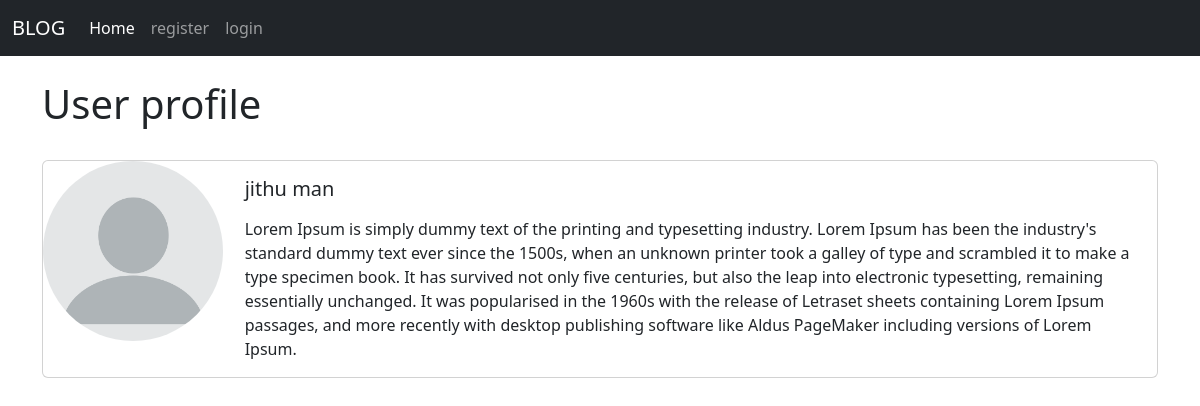
Screenshot of /members/5/profile/ with the database file from the repository.
### blogapp/models.py (models this page shows, shortened)
class Profile(models.Model):
    user = models.OneToOneField(User, null=True, on_delete=models.CASCADE)
    bio = models.TextField(null=True)
    profile_pic = models.ImageField(null=True,blank=True,upload_to="images/profile/")
    title = models.CharField(max_length=200,null=True,blank=True)
    website_url = models.CharField(max_length=200,null=True,blank=True)
    facebook_url = models.CharField(max_length=200,null=True,blank=True)
    twitter_url = models.CharField(max_length=200,null=True,blank=True)
    instagram_url = models.CharField(max_length=200,null=True,blank=True)
    pinterest_url = models.CharField(max_length=200,null=True,blank=True)

### members/views.py (the view)
# urls.py: path('<int:pk>/profile/', ShowProfilePageView.as_view(), name='show_profile_page'),
class ShowProfilePageView(DetailView):
    model = Profile
    template_name = 'registration/user_profile.html'
    def get_context_data(self,*args,**kwargs):
        context = super(ShowProfilePageView, self).get_context_data(*args, **kwargs)
        page_user = get_object_or_404(Profile,id=self.kwargs['pk'])
        context["page_user"] = page_user
        return context

### members/templates/registration/user_profile.html (shortened to what this page needs)
  {% extends 'base.html' %}
   {% load static %}
  {% block content %}
<h1>User profile</h1>
  <br/>
  <div class="card mb-3" >
  <div class="row g-0">
    <div class="col-md-2">
      {% if  page_user.profile_pic %}
      <img src="{{ page_user.profile_pic.url  }}" width=180 height=180 class="img-fluid rounded-circle" alt="...">
     {% else %}
        <img src="{% static 'theblog/images/blank-profile-picture-g0163c29a8_1280.png' %}" width=180 height=180 class="img-fluid rounded-circle" alt="...">
    {% endif %}
    </div>
     <div class="col-md-10">
      <div class="card-body">
        <h5 class="card-title">
            {{ page_user.user.first_name }}
            {{ page_user.user.last_name }}</h5>
        <p class="card-text"> {{ page_user.bio }}</p>
      </div>
    </div>
  </div>
</div>
  {% endblock %}

### rows the page displays
Profile: user.first_name "jithu", user.last_name "man", bio "Lorem Ipsum is simply dummy text of the printing and typesetting industry. Lorem Ipsum has been the industry's standard dummy text ever since the 1500s, when an unknown printer took a galley of type and scrambled it to make a type specimen book. It has survived not only five centuries, but also the leap into electronic typesetting, remaining essentially unchanged. It was popularised in the 1960s with the release of Letraset sheets containing Lorem Ipsum passages, and more recently with desktop publishing software like Aldus PageMaker including versions of Lorem Ipsum."
